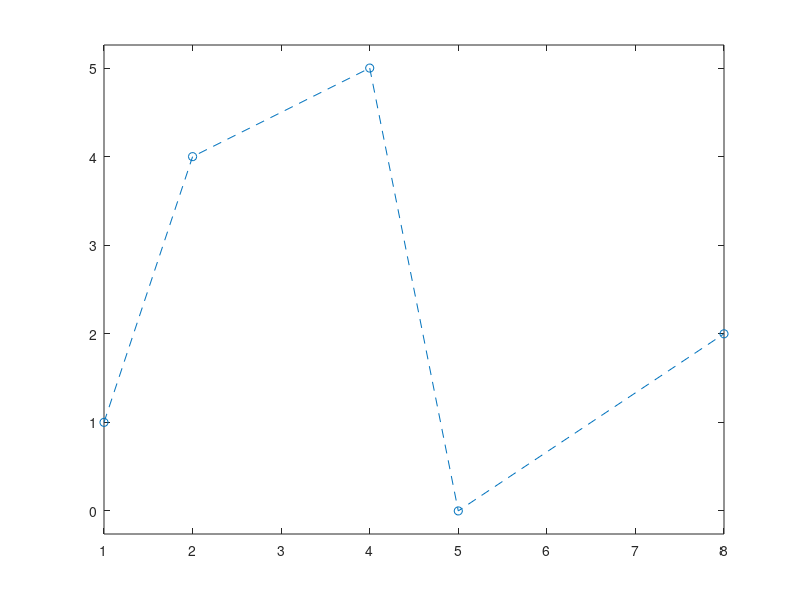

The MATLAB script that drew this image: (Note: this script raises an error after producing the figure.)
clear
px = [1, 2, 4 5 8];
py = [1, 4, 5, 0 2];
plot (px, py, '--o');
axis equal; hold on;
syms t;
x(t) = 0*t; y(t) = 0*t;
n = 4;
for i=0:n 
    b(t) = nchoosek(n, i)*t^i*(1-t)^(n-i);
    x(t) = x(t)+px(i+1)*b(t);
    y(t) = y(t)+py(i+1)*b(t);
end
fplot(x, y, [0,1])
v1 = [n*(px(2)-px(1)), n*(py(2)-py(1))];
quiver(px(1), py(1), v1(1), v1(2));
v2 = [n*(px(5)-px(4)), n*(py(5)-py(4))];
quiver(px(5), py(5), v2(1), v2(2));